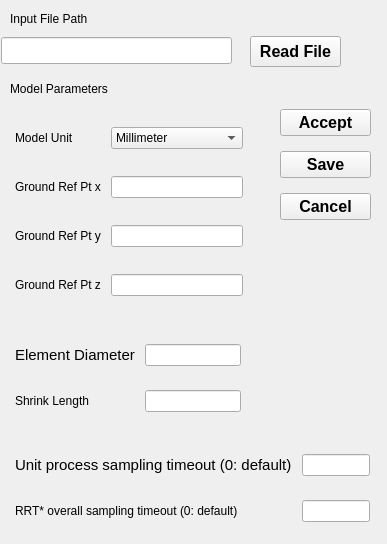
<?xml version="1.0" encoding="UTF-8"?>
<ui version="4.0">
 <class>ModelInputConfigWindow</class>
 <widget class="QWidget" name="ModelInputConfigWindow">
  <property name="geometry">
   <rect>
    <x>0</x>
    <y>0</y>
    <width>387</width>
    <height>544</height>
   </rect>
  </property>
  <property name="windowTitle">
   <string>Model Input Configuration</string>
  </property>
  <widget class="QLabel" name="label_input_file_path">
   <property name="geometry">
    <rect>
     <x>10</x>
     <y>10</y>
     <width>121</width>
     <height>17</height>
    </rect>
   </property>
   <property name="text">
    <string>Input File Path</string>
   </property>
  </widget>
  <widget class="QWidget" name="formLayoutWidget_2">
   <property name="geometry">
    <rect>
     <x>0</x>
     <y>100</y>
     <width>253</width>
     <height>222</height>
    </rect>
   </property>
   <layout class="QGridLayout" name="gridLayout">
    <property name="sizeConstraint">
     <enum>QLayout::SetNoConstraint</enum>
    </property>
    <property name="leftMargin">
     <number>15</number>
    </property>
    <property name="topMargin">
     <number>15</number>
    </property>
    <property name="rightMargin">
     <number>10</number>
    </property>
    <property name="bottomMargin">
     <number>10</number>
    </property>
    <property name="horizontalSpacing">
     <number>10</number>
    </property>
    <property name="verticalSpacing">
     <number>15</number>
    </property>
    <item row="1" column="0">
     <widget class="QLabel" name="labelMargin_2">
      <property name="text">
       <string>Ground Ref Pt x</string>
      </property>
     </widget>
    </item>
    <item row="3" column="1">
     <widget class="QLineEdit" name="lineedit_ref_pt_z"/>
    </item>
    <item row="2" column="0">
     <widget class="QLabel" name="labelOverlap_2">
      <property name="text">
       <string>Ground Ref Pt y</string>
      </property>
     </widget>
    </item>
    <item row="3" column="0">
     <widget class="QLabel" name="labelApproachDistance_2">
      <property name="text">
       <string>Ground Ref Pt z</string>
      </property>
     </widget>
    </item>
    <item row="0" column="1">
     <widget class="QComboBox" name="combobox_unit">
      <property name="mouseTracking">
       <bool>false</bool>
      </property>
      <property name="editable">
       <bool>false</bool>
      </property>
      <property name="currentIndex">
       <number>0</number>
      </property>
      <property name="frame">
       <bool>true</bool>
      </property>
      <item>
       <property name="text">
        <string>Millimeter</string>
       </property>
      </item>
      <item>
       <property name="text">
        <string>Centimeter</string>
       </property>
      </item>
      <item>
       <property name="text">
        <string>Inch</string>
       </property>
      </item>
      <item>
       <property name="text">
        <string>Foot</string>
       </property>
      </item>
      <item>
       <property name="text">
        <string>Meter</string>
       </property>
      </item>
     </widget>
    </item>
    <item row="2" column="1">
     <widget class="QLineEdit" name="lineedit_ref_pt_y"/>
    </item>
    <item row="1" column="1">
     <widget class="QLineEdit" name="lineedit_ref_pt_x"/>
    </item>
    <item row="0" column="0">
     <widget class="QLabel" name="labelScanWidth_2">
      <property name="text">
       <string>Model Unit</string>
      </property>
     </widget>
    </item>
   </layout>
  </widget>
  <widget class="QLabel" name="label_2">
   <property name="geometry">
    <rect>
     <x>10</x>
     <y>80</y>
     <width>121</width>
     <height>17</height>
    </rect>
   </property>
   <property name="text">
    <string>Model Parameters</string>
   </property>
  </widget>
  <widget class="QPushButton" name="pushbutton_readfile">
   <property name="geometry">
    <rect>
     <x>250</x>
     <y>36</y>
     <width>91</width>
     <height>31</height>
    </rect>
   </property>
   <property name="font">
    <font>
     <pointsize>12</pointsize>
     <weight>75</weight>
     <bold>true</bold>
    </font>
   </property>
   <property name="text">
    <string>Read File</string>
   </property>
  </widget>
  <widget class="QLineEdit" name="lineedit_filepath">
   <property name="enabled">
    <bool>true</bool>
   </property>
   <property name="geometry">
    <rect>
     <x>1</x>
     <y>37</y>
     <width>231</width>
     <height>27</height>
    </rect>
   </property>
   <property name="sizePolicy">
    <sizepolicy hsizetype="Expanding" vsizetype="Fixed">
     <horstretch>0</horstretch>
     <verstretch>0</verstretch>
    </sizepolicy>
   </property>
  </widget>
  <widget class="QWidget" name="verticalLayoutWidget">
   <property name="geometry">
    <rect>
     <x>280</x>
     <y>100</y>
     <width>91</width>
     <height>131</height>
    </rect>
   </property>
   <layout class="QVBoxLayout" name="verticalLayout">
    <item>
     <widget class="QPushButton" name="pushbutton_accept">
      <property name="font">
       <font>
        <pointsize>12</pointsize>
        <weight>75</weight>
        <bold>true</bold>
       </font>
      </property>
      <property name="text">
       <string>Accept</string>
      </property>
     </widget>
    </item>
    <item>
     <widget class="QPushButton" name="pushbutton_save">
      <property name="font">
       <font>
        <pointsize>12</pointsize>
        <weight>75</weight>
        <bold>true</bold>
       </font>
      </property>
      <property name="text">
       <string>Save</string>
      </property>
     </widget>
    </item>
    <item>
     <widget class="QPushButton" name="pushbutton_cancel">
      <property name="font">
       <font>
        <pointsize>12</pointsize>
        <weight>75</weight>
        <bold>true</bold>
       </font>
      </property>
      <property name="text">
       <string>Cancel</string>
      </property>
     </widget>
    </item>
   </layout>
  </widget>
  <widget class="QWidget" name="formLayoutWidget_3">
   <property name="geometry">
    <rect>
     <x>0</x>
     <y>320</y>
     <width>251</width>
     <height>111</height>
    </rect>
   </property>
   <layout class="QGridLayout" name="gridLayout_2">
    <property name="sizeConstraint">
     <enum>QLayout::SetNoConstraint</enum>
    </property>
    <property name="leftMargin">
     <number>15</number>
    </property>
    <property name="topMargin">
     <number>15</number>
    </property>
    <property name="rightMargin">
     <number>10</number>
    </property>
    <property name="bottomMargin">
     <number>10</number>
    </property>
    <property name="horizontalSpacing">
     <number>10</number>
    </property>
    <property name="verticalSpacing">
     <number>15</number>
    </property>
    <item row="0" column="1">
     <widget class="QLineEdit" name="lineedit_element_diameter"/>
    </item>
    <item row="0" column="0">
     <widget class="QLabel" name="labelMargin_3">
      <property name="font">
       <font>
        <pointsize>11</pointsize>
        <italic>false</italic>
       </font>
      </property>
      <property name="text">
       <string>Element Diameter</string>
      </property>
     </widget>
    </item>
    <item row="1" column="0">
     <widget class="QLabel" name="labelOverlap_3">
      <property name="text">
       <string>Shrink Length</string>
      </property>
     </widget>
    </item>
    <item row="1" column="1">
     <widget class="QLineEdit" name="lineedit_shrink_length"/>
    </item>
   </layout>
  </widget>
  <widget class="QWidget" name="formLayoutWidget_4">
   <property name="geometry">
    <rect>
     <x>0</x>
     <y>430</y>
     <width>380</width>
     <height>111</height>
    </rect>
   </property>
   <layout class="QGridLayout" name="gridLayout_3">
    <property name="sizeConstraint">
     <enum>QLayout::SetNoConstraint</enum>
    </property>
    <property name="leftMargin">
     <number>15</number>
    </property>
    <property name="topMargin">
     <number>15</number>
    </property>
    <property name="rightMargin">
     <number>10</number>
    </property>
    <property name="bottomMargin">
     <number>10</number>
    </property>
    <property name="horizontalSpacing">
     <number>10</number>
    </property>
    <property name="verticalSpacing">
     <number>15</number>
    </property>
    <item row="0" column="1">
     <widget class="QLineEdit" name="lineedit_unit_process_timeout"/>
    </item>
    <item row="0" column="0">
     <widget class="QLabel" name="labelMargin_4">
      <property name="font">
       <font>
        <pointsize>11</pointsize>
        <italic>false</italic>
       </font>
      </property>
      <property name="text">
       <string>Unit process sampling timeout (0: default)</string>
      </property>
     </widget>
    </item>
    <item row="1" column="0">
     <widget class="QLabel" name="labelOverlap_4">
      <property name="text">
       <string>RRT* overall sampling timeout (0: default)</string>
      </property>
     </widget>
    </item>
    <item row="1" column="1">
     <widget class="QLineEdit" name="lineedit_rrt_timeout"/>
    </item>
   </layout>
  </widget>
 </widget>
 <resources/>
 <connections/>
</ui>
